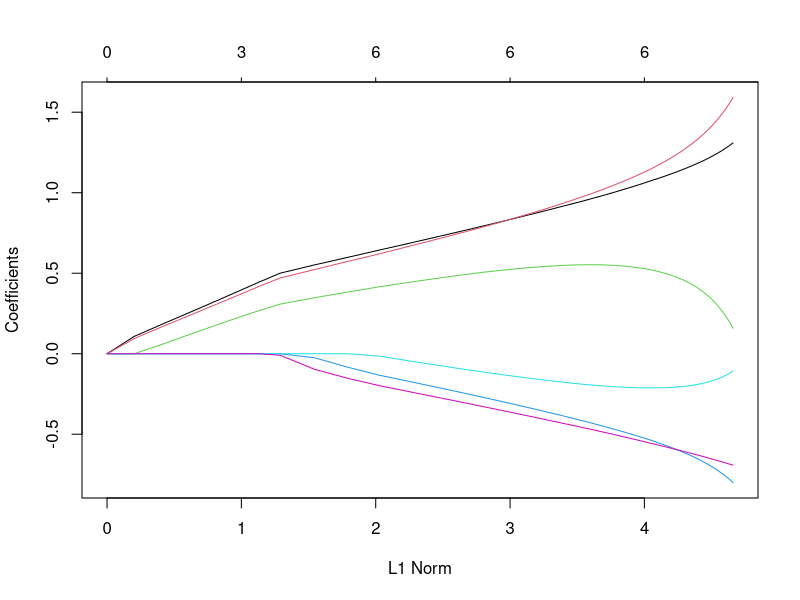
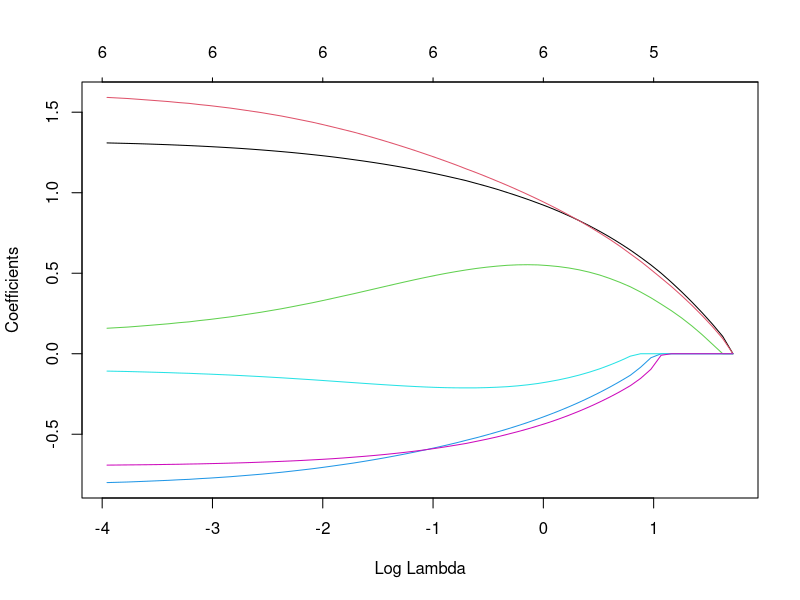

The R source for these figures, in order:
# Load libraries
library(glmnet)

# Clear Working Memory
rm(list = ls())

# Setting Japanese font (for MacOSX)
# par(family= "HiraKakuProN-W3")

# Chapter1 E.g.7と同様のデータセットに対し、
# alphaとlambdaの二重CVを行い最適値を検討する。
n <- 500
x <- array(dim = c(n, 6))
z <- array(dim = c(n, 2))
for (i in 1:2) {
  z[, i] <- rnorm(n)
}
y <- 3 * z[, 1] - 1.5 * z[, 2] + 2 * rnorm(n)
for (j in 1:3) {
  x[, j] <- z[, 1] + rnorm(n) / 5
}
for (j in 4:6) {
  x[, j] <- z[, 2] + rnorm(n) / 5
}
best_score <- Inf
for (alpha in seq(0, 1, 0.01)) {
  res <- cv.glmnet(x, y, alpha = alpha)
  lambda <- res$lambda.min
  min_cvm <- min(res$cvm)
  if (min_cvm < best_score) {
    alpha_min <- alpha
    lambda_min <- lambda
    best_score <- min_cvm
  }
}
alpha_min
lambda_min
glmnet(x, y, alpha = alpha_min, lambda = lambda_min)$beta
glm_fit <- glmnet(x, y, alpha = alpha_min)
plot(glm_fit)
plot(glm_fit, xvar = "lambda")